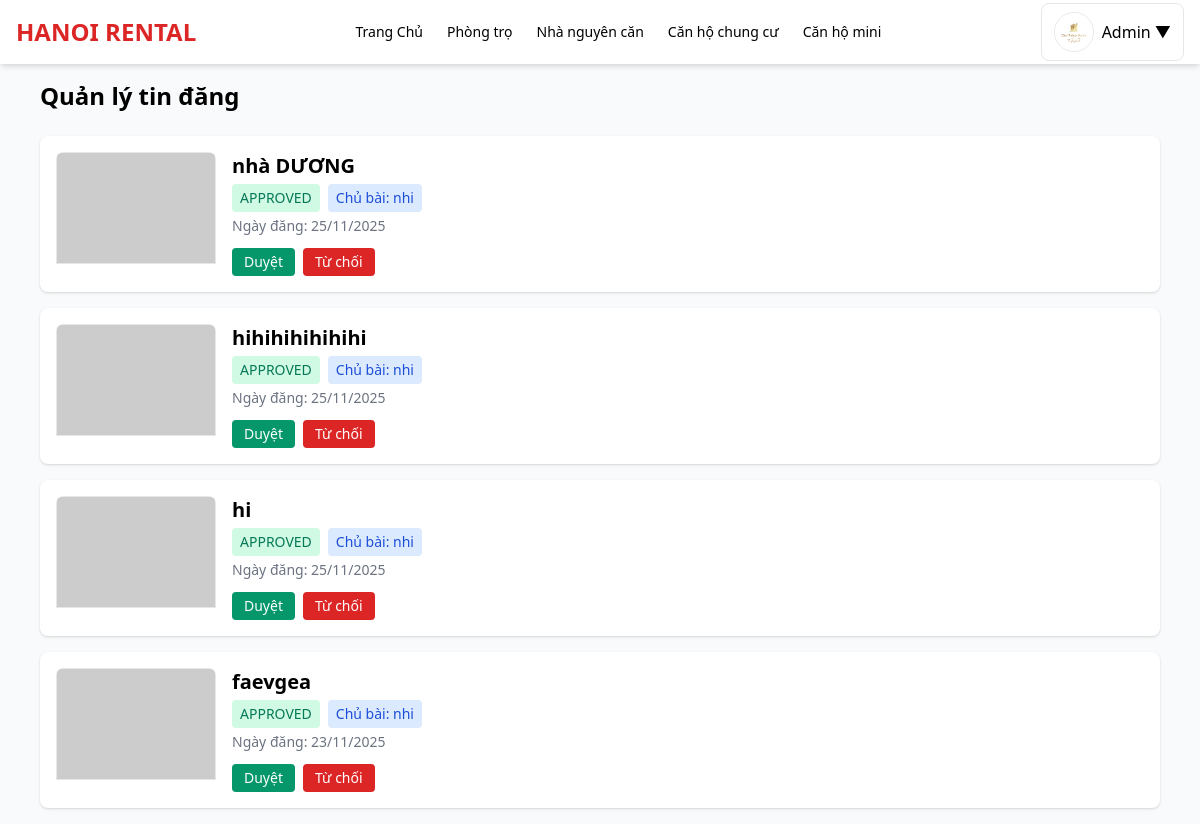
/my_posts.php (signed in), run on an earlier commit of the app's database.
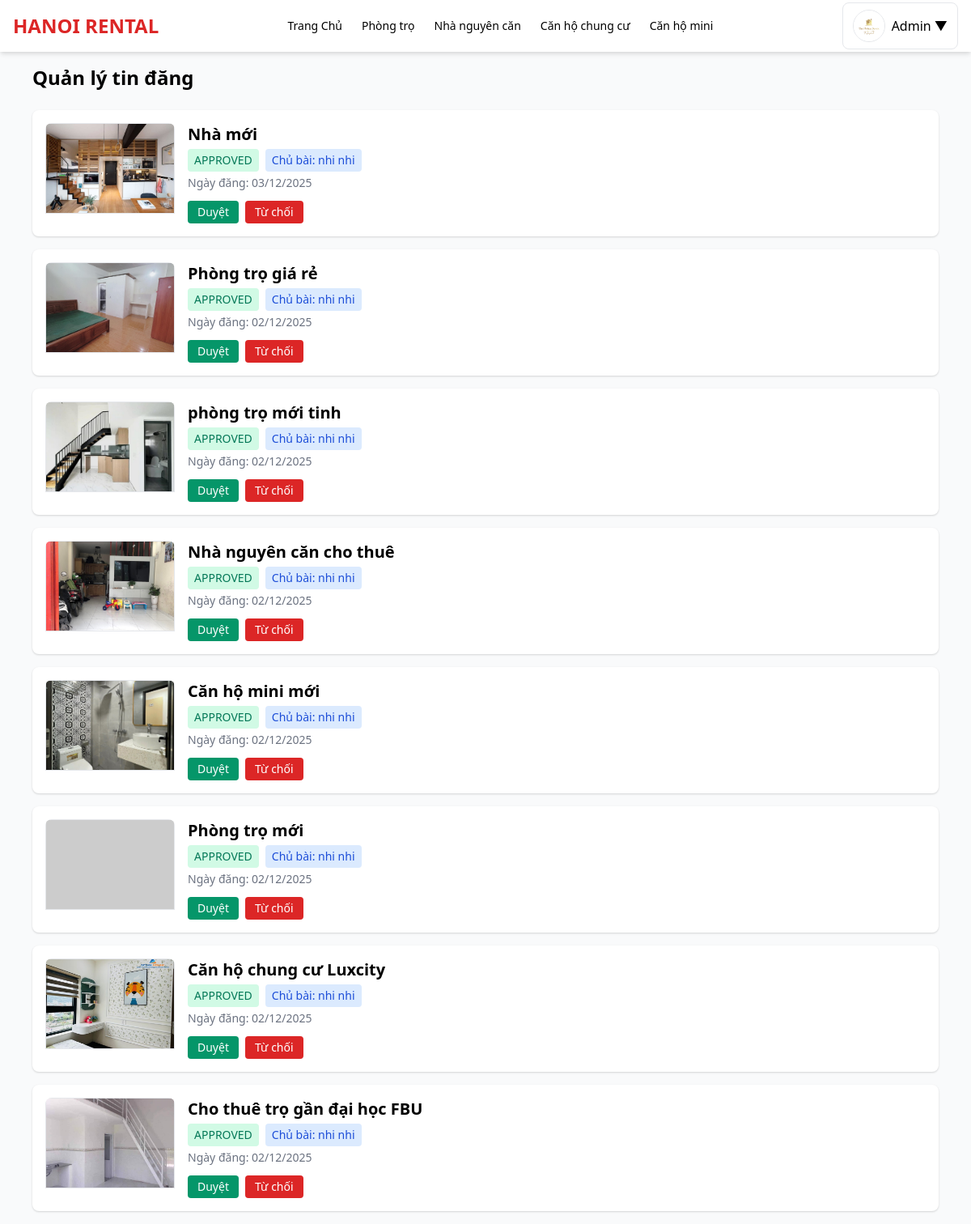
And on a later commit of the database.
### tables this page shows
CREATE TABLE `posts` (
  `id` int(11) NOT NULL,
  `user_id` int(11) NOT NULL,
  `status` enum('pending','approved','rejected') DEFAULT 'pending',
  `reviewed_by` int(11) DEFAULT NULL,
  `reviewed_at` timestamp NULL DEFAULT NULL,
  `title` varchar(255) DEFAULT NULL,
  `image` varchar(255) DEFAULT NULL,
  `type` varchar(50) DEFAULT NULL,
  `khu_vuc` varchar(255) DEFAULT NULL,
  `price` varchar(50) DEFAULT NULL,
  `phone` varchar(20) DEFAULT NULL,
  `zalo` varchar(20) DEFAULT NULL,
  `description` text DEFAULT NULL,
  `status_rent` tinyint(4) DEFAULT 0,
  `created_at` timestamp NOT NULL DEFAULT current_timestamp(),
  `category` varchar(50) NOT NULL DEFAULT 'phongtro'
);

CREATE TABLE `users` (
  `id` int(11) NOT NULL,
  `name` varchar(255) DEFAULT NULL,
  `email` varchar(255) DEFAULT NULL,
  `password` varchar(255) DEFAULT NULL,
  `phone` varchar(20) DEFAULT NULL,
  `zalo` varchar(20) DEFAULT NULL,
  `avatar` varchar(255) DEFAULT NULL,
  `role` enum('admin','landlord','renter') DEFAULT 'renter',
  `status` varchar(20) DEFAULT 'active',
  `is_admin` tinyint(4) DEFAULT 0,
  `created_at` timestamp NOT NULL DEFAULT current_timestamp()
);

### functions.php (called while the page is built, shortened)
<?php
if (!function_exists("currentUser")) {
    function currentUser() {
        return $_SESSION['user'] ?? null;
    }
}
if (!function_exists("isLandlord")) {
    function isLandlord() {
        $u = currentUser();
        return $u && ($u['role'] ?? '') === 'landlord';
    }
}

### my_posts.php (the view, shortened to what this page needs)
<?php
require 'header.php';
require 'functions.php';
$u = $_SESSION['user'];
$isAdmin = ($u['role'] ?? '') === 'admin';
if ($isAdmin) {
    $stmt = $pdo->query("
        SELECT p.*,
               (SELECT filename FROM post_images WHERE post_id = p.id LIMIT 1) AS thumbnail,
               u.name AS owner_name
        FROM posts p
        LEFT JOIN users u ON u.id = p.user_id
        ORDER BY p.created_at DESC
    ");
}
$posts = $stmt->fetchAll(PDO::FETCH_ASSOC);
function esc($s) {
    return htmlspecialchars($s, ENT_QUOTES, 'UTF-8');
}
?>
<main class="max-w-6xl mx-auto p-4">
    <h2 class="text-2xl font-semibold mb-6">Quản lý tin đăng</h2>
    <?php if (!$posts): ?>
        <p class="text-gray-600">Không có bài đăng nào.</p>
    <?php else: ?>
        <div class="space-y-4">
        <?php foreach ($posts as $p):
            $img = $p['thumbnail']
                ? 'uploads/' . $p['thumbnail']
                : 'https://via.placeholder.com/400x250?text=No+Image';
            $badgeColor = [
                'approved' => 'text-green-700 bg-green-100',
                'pending'  => 'text-yellow-700 bg-yellow-100',
                'rejected' => 'text-red-700 bg-red-100'
            ][$p['status']] ?? 'bg-gray-100 text-gray-700';
        ?>
        <div class="bg-white shadow rounded-lg p-4 flex gap-4 hover:shadow-xl transition">
            <a href="post_detail.php?id=<?= $p['id'] ?>" class="shrink-0 overflow-hidden rounded-lg">
                <img src="<?= esc($img) ?>"
                     class="w-40 h-28 object-cover border"
                     onerror="this.src='https://via.placeholder.com/400x250?text=Loi+Anh'">
            </a>
            <div class="flex-1">
                <a href="post_detail.php?id=<?= $p['id'] ?>" class="no-underline">
                    <h3 class="text-xl font-semibold hover:text-blue-600 transition">
                        <?= esc($p['title']) ?>
                    </h3>
                </a>
                <div class="flex flex-wrap gap-2 mt-1">
                    <span class="px-2 py-1 rounded text-sm <?= $badgeColor ?>">
                        <?= strtoupper(esc($p['status'])) ?>
                    </span>
                    <?php if ($isAdmin): ?>
                        <span class="px-2 py-1 bg-blue-100 text-blue-700 rounded text-sm">
                            Chủ bài: <?= esc($p['owner_name']) ?>
                        </span>
                    <?php endif; ?>
                </div>
                <p class="text-sm text-gray-500 mt-1">
                    Ngày đăng: <?= date('d/m/Y', strtotime($p['created_at'])) ?>
                </p>
                <div class="mt-3 flex gap-2">
                    <?php if ($isAdmin): ?>
                        <a href="approve_post.php?id=<?= $p['id'] ?>&action=approve"
                           class="px-3 py-1 text-sm bg-green-600 text-white rounded hover:bg-green-700">
                           Duyệt
                        </a>
                        <a href="approve_post.php?id=<?= $p['id'] ?>&action=reject"
                           class="px-3 py-1 text-sm bg-red-600 text-white rounded hover:bg-red-700">
                           Từ chối
                        </a>
                    <?php endif; ?>
                </div>
            </div>
        </div>
        <?php endforeach; ?>
        </div>
    <?php endif; ?>
</main>
</body>
</html>

### header.php (shortened to what this page needs)
<?php
require_once __DIR__ . "/functions.php";
$u = $_SESSION['user'] ?? null;
if ($u && !empty($u['avatar']) && file_exists(__DIR__ . "/uploads/" . $u['avatar'])) {
    $avatar_url = "/hiihi/uploads/" . $u['avatar'];
} else {
    $avatar_url = "/hiihi/assets/default-avatar.png";
}
$display_name = $u['name'] ?? "Người dùng";
?>
<!doctype html>
<html>
<head>
<link href="https://cdn.jsdelivr.net/npm/tailwindcss@2.2.19/dist/tailwind.min.css" rel="stylesheet">
</head>
<body class="bg-gray-50 min-h-screen">
<header class="bg-white shadow-md sticky top-0 z-30">
  <div class="max-w-7xl mx-auto px-4">
    <div class="flex justify-between items-center h-16">
      <a href="/hiihi/index.php" class="text-2xl font-bold text-red-600">HANOI RENTAL</a>
      <nav class="hidden md:flex space-x-6 text-sm font-medium">
        <a href="/hiihi/index.php" class="hover:text-red-600">Trang Chủ</a>
        <a href="/hiihi/index.php?type=Phòng trọ" class="hover:text-red-600">Phòng trọ</a>
        <a href="/hiihi/index.php?type=Nhà nguyên căn" class="hover:text-red-600">Nhà nguyên căn</a>
        <a href="/hiihi/index.php?type=Căn hộ chung cư" class="hover:text-red-600">Căn hộ chung cư</a>
        <a href="/hiihi/index.php?type=Căn hộ mini" class="hover:text-red-600">Căn hộ mini</a>
      </nav>
      <div class="flex items-center space-x-4">
        <?php if ($u): ?>
        <div class="relative" id="dropdown-root">
          <button id="user-btn"
            class="inline-flex items-center px-3 py-2 bg-white border rounded-lg hover:bg-gray-100">
            <img src="<?= $avatar_url ?>" class="w-10 h-10 rounded-full mr-2 object-cover border">
            <?= htmlspecialchars($display_name) ?> ▼
          </button>
        </div>
        <?php else: ?>
          <a href="/hiihi/auth.php" class="px-4 py-2 border rounded-lg hover:bg-gray-100">Đăng ký / Đăng nhập</a>
        <?php endif; ?>
      </div>
    </div>
  </div>
</header>
</body>
</html>

What changed in the data, as far as the page shows it:
removed posts: title "nhà DƯƠNG", status "APPROVED", user.name "nhi", created_at "25/11/2025"
removed posts: title "hihihihihihihi", status "APPROVED", user.name "nhi", created_at "25/11/2025"
removed posts: title "hi", status "APPROVED", user.name "nhi", created_at "25/11/2025"
removed posts: title "faevgea", status "APPROVED", user.name "nhi", created_at "23/11/2025"
added posts: shows a picture, title "Nhà mới", status "APPROVED", user.name "nhi nhi", created_at "03/12/2025"
added posts: shows a picture, title "Phòng trọ giá rẻ", status "APPROVED", user.name "nhi nhi", created_at "02/12/2025"
added posts: shows a picture, title "phòng trọ mới tinh", status "APPROVED", user.name "nhi nhi", created_at "02/12/2025"
added posts: shows a picture, title "Nhà nguyên căn cho thuê", status "APPROVED", user.name "nhi nhi", created_at "02/12/2025"
added posts: shows a picture, title "Căn hộ mini mới", status "APPROVED", user.name "nhi nhi", created_at "02/12/2025"
added posts: title "Phòng trọ mới", status "APPROVED", user.name "nhi nhi", created_at "02/12/2025"
added posts: shows a picture, title "Căn hộ chung cư Luxcity", status "APPROVED", user.name "nhi nhi", created_at "02/12/2025"
added posts: shows a picture, title "Cho thuê trọ gần đại học FBU", status "APPROVED", user.name "nhi nhi", created_at "02/12/2025"
